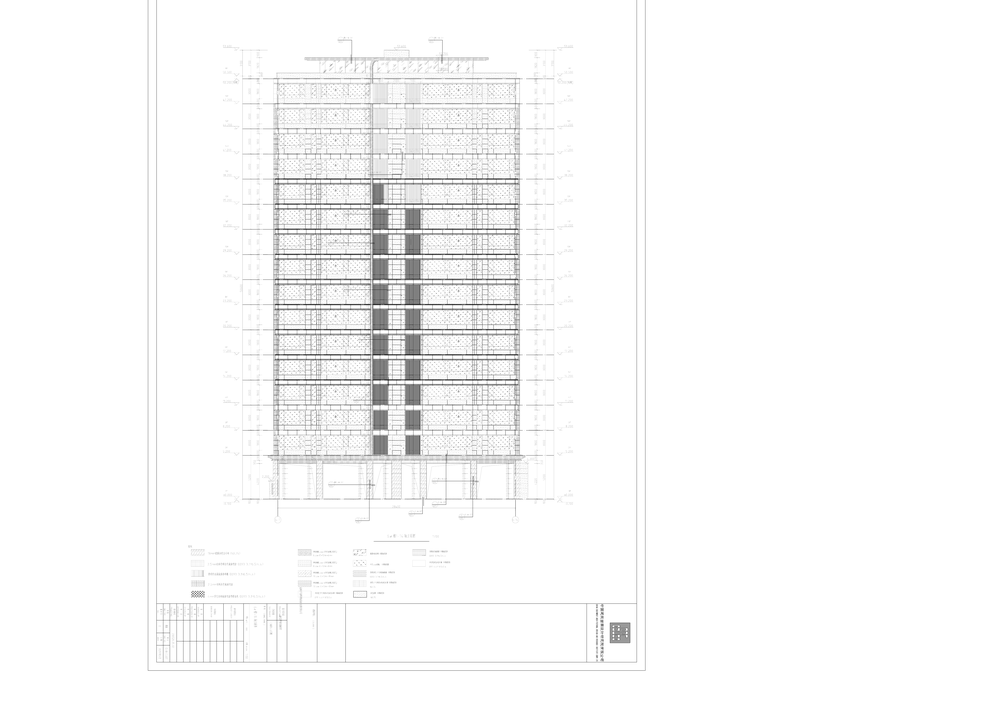
#> input picture out_png/page_001.png, 999 x 707 px, shrunk from 4673 x 3306 before the run
$ python imagesplit.py
#> lines starting #> are read from the running program, lines starting #| are printed output that depends on the picture; after the words box and inside, x2 and y2 are one past the last pixel; in counts of white or black regions, pixels touching at a corner belong together
import os
import cv2
from collections import defaultdict

import numpy as np


# 局部合并函数（基于扩展相交）
def expand_rect(rect, d):
    x, y, w, h = rect
    return (x - d, y - d, w + 2 * d, h + 2 * d)

def rects_intersect(r1, r2):
    x1, y1, w1, h1 = r1
    x2, y2, w2, h2 = r2
    return not (x1 + w1 <= x2 or x2 + w2 <= x1 or y1 + h1 <= y2 or y2 + h2 <= y1)

def merge_two_rects(r1, r2):
    x1, y1, w1, h1 = r1
    x2, y2, w2, h2 = r2
    x = min(x1, x2)
    y = min(y1, y2)
    xmax = max(x1 + w1, x2 + w2)
    ymax = max(y1 + h1, y2 + h2)
    return (x, y, xmax - x, ymax - y)

def merge_rects_in_list(rect_list, threshold):
    """迭代合并列表中的矩形，直到无法再合并"""
    changed = True
    while changed:
        changed = False
        merged = []
        used = [False] * len(rect_list)
        expanded = [expand_rect(r, threshold) for r in rect_list]

        for i in range(len(rect_list)):
            if used[i]:
                continue
            current = rect_list[i]
            for j in range(i + 1, len(rect_list)):
                if not used[j] and rects_intersect(expanded[i], expanded[j]):
                    current = merge_two_rects(current, rect_list[j])
                    used[j] = True
                    changed = True
            merged.append(current)
        rect_list = merged
    return rect_list


def graph_split(img_path, tmp_path, merge_threshold=11.5, grid_size=200, max_area_riot=0.25, min_area=150):
    """
    参数：
    merge_threshold：连通域合并阈值
    grid_size：图像网格大小参数
    max_area_riot：最大连通域过滤参数
    min_area：输出结果最小矩形过滤参数
    """
#> called with img_path = './out_png/page_001.png', tmp_path = './box_img', merge_threshold = 11.5, grid_size = 200, max_area_riot = 0.25, min_area = 150
    # 1. 读取图像 & 获取初始矩形
    img = cv2.imread(img_path, cv2.IMREAD_GRAYSCALE)
#> img is the input picture: shape (707, 999); min 37, max 255, mean 248.8
    _, binary = cv2.threshold(img, 127, 255, cv2.THRESH_BINARY_INV)
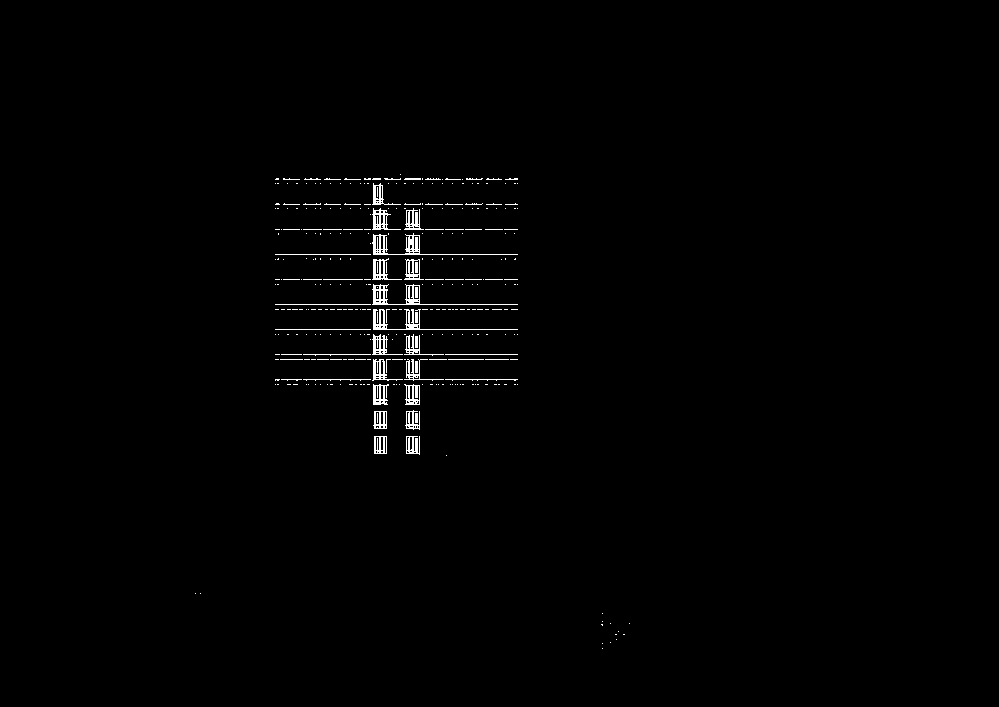
#> binary: shape (707, 999); 0.95% white in thin lines or dots, all inside (x1, y1, x2, y2) = (195, 174, 630, 649)

    # RETR_EXTERNAL：只检测最外层轮廓。
    # RETR_LIST：检测所有轮廓，不建立层级关系。
    # RETR_TREE：检测所有轮廓，并重建完整的嵌套层级结构。
    contours, _ = cv2.findContours(binary, cv2.RETR_LIST, cv2.CHAIN_APPROX_SIMPLE)
#> contours = 478 contours, 413 with area under 20; largest, box (x1, y1, x2, y2) and area: (372, 284, 518, 305) 482, (372, 233, 518, 255) 441, (373, 309, 518, 330) 304, (404, 259, 424, 280) 252, (404, 384, 420, 405) 251

    # 连通域分析（8-连通）
    # num_labels, labels_im = cv2.connectedComponents(binary, connectivity=8)
    # print(f"检测到 {num_labels - 1} 个连通区域（含背景）")

    h_img, w_img = img.shape[:2]
#> h_img = 707; w_img = 999
    long_side = max(h_img, w_img)
#> long_side = 999
    max_allowed_side = long_side * max_area_riot  # 长边的 1/4
#> max_allowed_side = 249.8

    rects = []
    for cnt in contours:
        x, y, w, h = cv2.boundingRect(cnt)
        # 最大连通域过滤，任一边超过原图长边的 1/4 则跳过
        if w > max_allowed_side or h > max_allowed_side:
            continue
        rects.append((x, y, w, h))
#> this loop made 478 passes
#> (x, y, w, h) on passes 1 to 3: (602, 648, 1, 1), (602, 643, 1, 1), (610, 642, 1, 1)
#> after the loop, rects = 478 items, first 6: (602, 648, 1, 1), (602, 643, 1, 1), (610, 642, 1, 1), (616, 639, 1, 1), (623, 634, 2, 1), (615, 634, 2, 1)
    # [14 lines of commented-out code are left out]
    grid_map = defaultdict(list)

    for i, (x, y, w, h) in enumerate(rects):
        # 计算该矩形覆盖的网格范围（向上取整）
        gx_min = x // grid_size
        gy_min = y // grid_size
        gx_max = (x + w - 1) // grid_size
        gy_max = (y + h - 1) // grid_size

        # # 加入所有覆盖的网格
        for gx in range(gx_min, gx_max + 1):
            for gy in range(gy_min, gy_max + 1):
                grid_map[(gx, gy)].append(i)
#> this loop made 478 passes
#> (x, y, w, h, gx_min, gy_min, gx_max, gy_max) on passes 1 to 3: (602, 648, 1, 1, 3, 3, 3, 3), (602, 643, 1, 1, 3, 3, 3, 3), (610, 642, 1, 1, 3, 3, 3, 3)

    # 3. 对每个网格内的矩形进行局部合并
    local_merged = set()  # 使用 set 避免重复（因为一个矩形可能在多个网格）

    for grid_key, indices in grid_map.items():
        if len(indices) <= 1:
            continue
        local_rects = [rects[i] for i in indices]
        merged_in_grid = merge_rects_in_list(local_rects, merge_threshold)
        for r in merged_in_grid:
            local_merged.add(r)
#> this loop made 8 passes
#> merged_in_grid on passes 1, 2, 4, 5, 6, 7, 8: [(601, 613, 29, 36)], [(200, 593, 1, 1), (373, 384, 16, 70)], [(446, 455, 1, 1), (404, 384, 16, 71)], [(372, 183, 146, 222)], [(275, 183, 243, 222)], [(275, 178, 126, 27)], [(372, 174, 146, 31)]
#> after the loop, local_merged = 9 items

    local_merged = list(local_merged)
#> local_merged = [(275, 178, 126, 27), (372, 183, 146, 222), (373, 384, 16, 70), (275, 183, 243, 222), (601, 613, 29, 36), (372, 174, 146, 31), (446, 455, 1, 1), (404, 384, 16, 71), (200, 593, 1, 1)]

    # 4. 全局二次合并（处理跨网格未合并的情况）
    final_rects = merge_rects_in_list(local_merged, merge_threshold)
#> final_rects = [(275, 174, 243, 282), (601, 613, 29, 36), (200, 593, 1, 1)]
    final_rects = [
        (x, y, w, h) for (x, y, w, h) in final_rects
        if w >= min_area and h >= min_area
    ]
#> final_rects = [(275, 174, 243, 282)]
    # [9 lines of commented-out code are left out]
    result = []
    os.makedirs(tmp_path, exist_ok=True)
    for idx, (x, y, w, h) in enumerate(final_rects):
        # 边界安全检查（防止越界）
        x = max(0, x)
        y = max(0, y)
        x2 = min(x + w, img.shape[1])
        y2 = min(y + h, img.shape[0])

        if x2 <= x or y2 <= y:
            continue  # 无效区域，跳过

        cropped = img[y:y2, x:x2]

        # 保存为 crop_000.png, crop_001.png, ...
        filename = f"crop_{idx:03d}.png"
        save_path = os.path.join(tmp_path, filename)
        cv2.imwrite(save_path, cropped)
        result.append(save_path)
#> this loop made 1 pass
#> (x, y, w, h, x2, y2, filename) on pass 1: (275, 174, 243, 282, 518, 456, 'crop_000.png')
#> pass 1, in graph_split, `cropped = img[y:y2, x:x2]`:
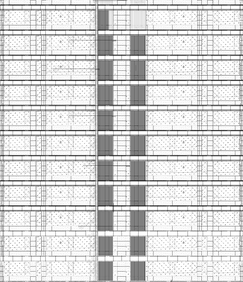
#> cropped: shape (282, 243); min 37, max 255, mean 213.1
#> after the loop, result = ['./box_img/crop_000.png']

    return result


if __name__ == "__main__":
    graph_split(
        r"./out_png/page_001.png",
        "./box_img",
    )

$ run again, with box_img/crop_001.png copied over out_png/page_001.png
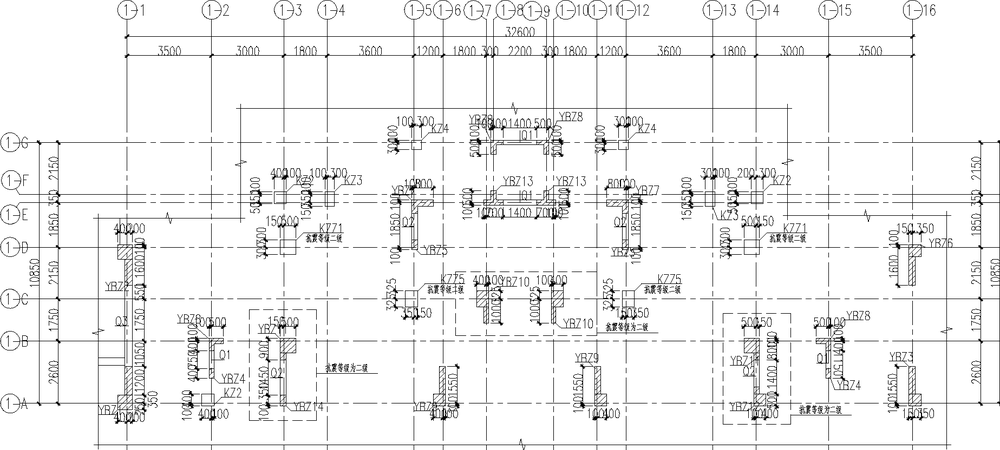
#> input picture box_img/crop_001.png, 1000 x 450 px, shrunk from 1847 x 832 before the run
#> in graph_split, img is the input picture: shape (450, 1000); min 0, max 255, mean 240
#> in graph_split, `_, binary = cv2.threshold(img, 127, 255, cv2.THRESH_BINARY_INV)`:
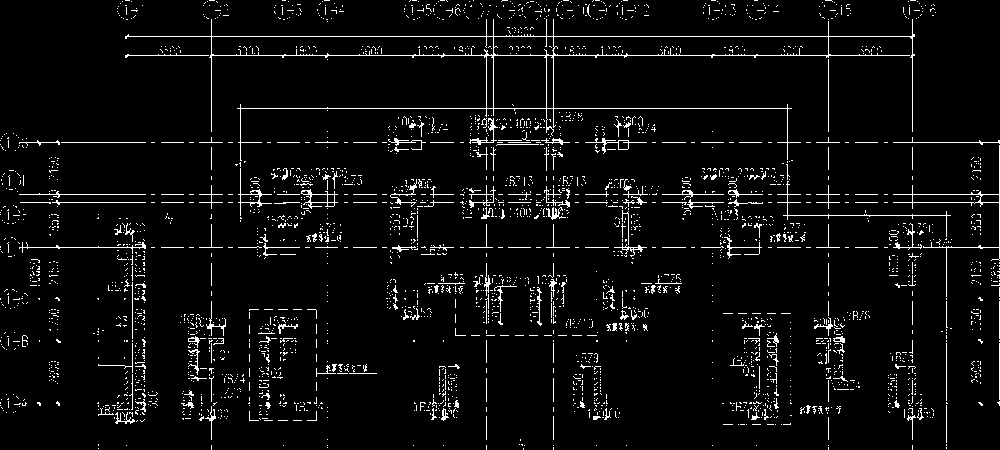
#> binary: shape (450, 1000); 4.8% white in thin lines or dots
#> contours = 3187 contours, 3137 with area under 20; largest, box (x1, y1, x2, y2) and area: (125, 19, 915, 161) 15383, (211, 36, 494, 56) 5312, (553, 36, 829, 56) 5174, (493, 55, 547, 109) 2804, (493, 36, 555, 56) 1126
#> the loop in graph_split, `for cnt in contours:` made 3187 passes
#> (x, y, w, h) on passes 2, 6, 8: (98, 448, 1, 1), (327, 447, 1, 1), (828, 445, 1, 1)
#> after the loop in graph_split, `for cnt in contours:`: rects = 3184 items, first 6: (523, 448, 1, 2), (98, 448, 1, 1), (946, 447, 1, 2), (828, 447, 1, 3), (553, 447, 1, 3), (327, 447, 1, 1)
#> the loop in graph_split, `for i, (x, y, w, h) in enumerate(rects):` made 3184 passes
#> (x, y, w, h, gx_min, gx_max) on passes 1 to 3: (523, 448, 1, 2, 2, 2), (98, 448, 1, 1, 0, 0), (946, 447, 1, 2, 4, 4)
#> the loop in graph_split, `for grid_key, indices in grid_map.items():` made 15 passes
#> merged_in_grid on passes 2 to 8: [(97, 374, 61, 75), (181, 396, 23, 25), (0, 399, 60, 14)], [(888, 343, 60, 107), (800, 380, 41, 70), (978, 401, 22, 5)], [(199, 376, 129, 74)], [(712, 398, 80, 48), (626, 445, 1, 1), (593, 400, 27, 20)], [(777, 145, 223, 259)], [(390, 179, 219, 228)], [(0, 185, 223, 227)]
#> after the loop in graph_split, `for grid_key, indices in grid_map.items():`: local_merged = 42 items
#> in graph_split, `local_merged = list(local_merged)`: local_merged = 42 items, first 6: (599, 0, 50, 20), (585, 181, 366, 228), (712, 398, 80, 48), (819, 0, 32, 20), (978, 401, 22, 5), (626, 445, 1, 1)
#> final_rects = [(0, 0, 1000, 450)]
#> the loop in graph_split, `for idx, (x, y, w, h) in enumerate(final_rects):` made 1 pass
#> (x, y, w, h, x2, y2, filename) on pass 1: (0, 0, 1000, 450, 1000, 450, 'crop_000.png')
#> after the loop in graph_split, `for idx, (x, y, w, h) in enumerate(final_rects):`: result = ['./box_img/crop_000.png']
